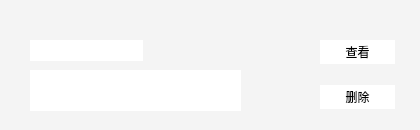
<?xml version="1.0" encoding="UTF-8"?>
<ui version="4.0">
 <class>WorkItem</class>
 <widget class="QWidget" name="WorkItem">
  <property name="geometry">
   <rect>
    <x>0</x>
    <y>0</y>
    <width>420</width>
    <height>130</height>
   </rect>
  </property>
  <property name="minimumSize">
   <size>
    <width>420</width>
    <height>130</height>
   </size>
  </property>
  <property name="maximumSize">
   <size>
    <width>420</width>
    <height>130</height>
   </size>
  </property>
  <property name="windowTitle">
   <string>Form</string>
  </property>
  <property name="styleSheet">
   <string notr="true">QWidget#WorkItem{
background-color : rgb(244, 244, 244);
}</string>
  </property>
  <widget class="QWidget" name="widget" native="true">
   <property name="geometry">
    <rect>
     <x>0</x>
     <y>20</y>
     <width>420</width>
     <height>110</height>
    </rect>
   </property>
   <widget class="QPushButton" name="checkbtn">
    <property name="geometry">
     <rect>
      <x>320</x>
      <y>20</y>
      <width>75</width>
      <height>24</height>
     </rect>
    </property>
    <property name="styleSheet">
     <string notr="true">QPushButton{
border:null;
background-color:white;
}
QPushButton::hover{
color:rgb(253,202,36);
}
</string>
    </property>
    <property name="text">
     <string>查看</string>
    </property>
   </widget>
   <widget class="QLineEdit" name="title">
    <property name="geometry">
     <rect>
      <x>30</x>
      <y>20</y>
      <width>113</width>
      <height>21</height>
     </rect>
    </property>
    <property name="styleSheet">
     <string notr="true">QLineEdit{
border:0px solid white;
background-color:white;
}</string>
    </property>
   </widget>
   <widget class="QTextEdit" name="description">
    <property name="geometry">
     <rect>
      <x>30</x>
      <y>50</y>
      <width>211</width>
      <height>41</height>
     </rect>
    </property>
    <property name="styleSheet">
     <string notr="true">QTextEdit{
border:0px solid white;
background-color:white;
}</string>
    </property>
   </widget>
   <widget class="QPushButton" name="deletebtn">
    <property name="geometry">
     <rect>
      <x>320</x>
      <y>65</y>
      <width>75</width>
      <height>24</height>
     </rect>
    </property>
    <property name="styleSheet">
     <string notr="true">QPushButton{
border:null;
background-color:white;
}
QPushButton::hover{
color:rgb(253,202,36);
}
</string>
    </property>
    <property name="text">
     <string>删除</string>
    </property>
   </widget>
  </widget>
 </widget>
 <resources/>
 <connections/>
</ui>
